Frame 1 (no input): blank canvas, image omitted
Frame 60 (the mouse pressed at the canvas centre just before this capture): blank canvas, image omitted
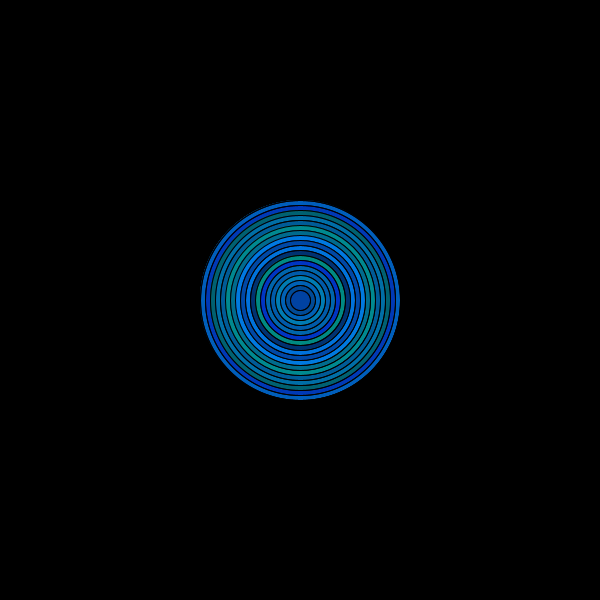
Frame 120 (the mouse held since frame 60 and released just before this capture)

The Processing sketch whose frames 1 and 60 were blank and that drew this single picture after the mouse press (run headless with seeded random() and noise(); from frame 60 on, the mouse is pressed at the canvas centre):

// Processing sketch: processing_72585
// ── processing_72585.pde

boolean doidraw = false;
int diam = 200;

void setup() {
  size(600, 600);
  background (0);
  stroke(0);
}

void mousePressed() {
  diam = 200;
  doidraw = !doidraw;
}

void draw() {
  if(doidraw) {
      drawacircle(mouseX,mouseY,diam);
      drawacircle(mouseX,mouseY,diam/2);
      diam = diam - 10;
      if (diam < -200) {
        diam = 200;
      }
      }
}

void drawacircle(int centx, int centy, int circlesize) {
  fill(0,random(190),random(100,255),random(255));
  ellipse(mouseX,mouseY,diam,diam);
}
